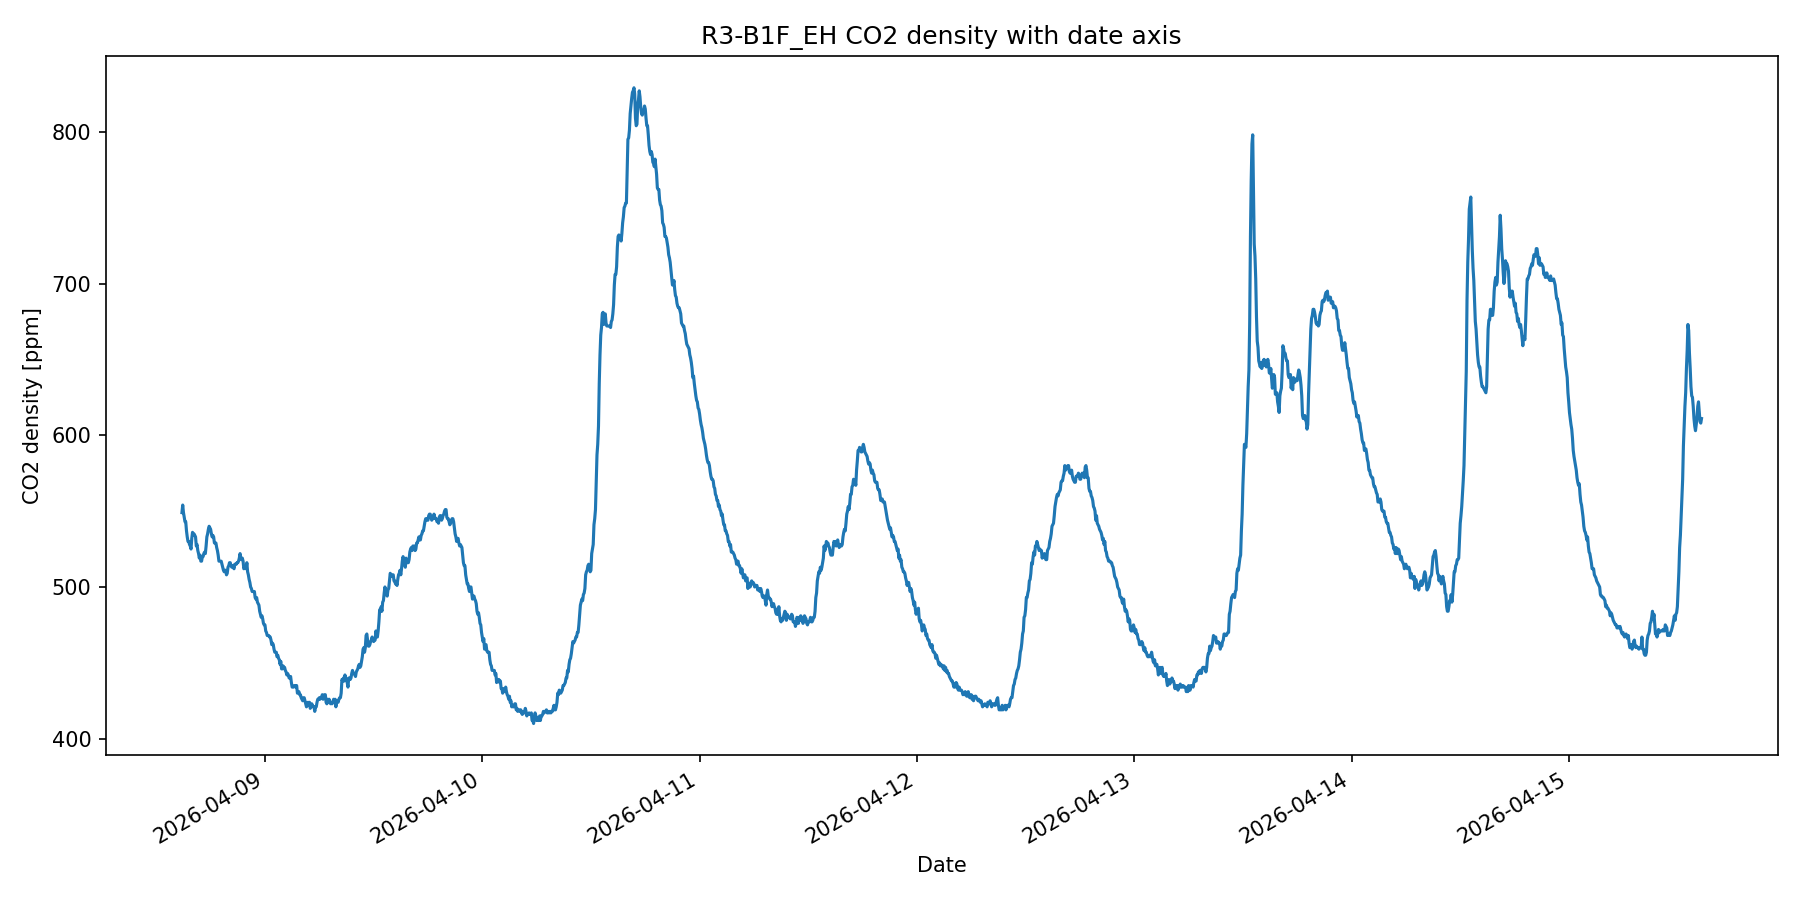

Python code for this plot:
#!/usr/bin/env -S uv run
# /// script
# requires-python = ">=3.11"
# dependencies = [
#   "matplotlib",
#   "numpy",
#   "requests",
# ]
# ///

import csv
import datetime as dt
import os
import time
from pathlib import Path

import matplotlib
import matplotlib.dates as mdates
import matplotlib.pyplot as plt
import numpy as np
import requests


SENSOR_NAME = "Ｒ３ーB１Ｆ_ＥＨ"
PLOT_TITLE = "R3-B1F_EH CO2 density with date axis"
OUTPUT_PATH = Path(__file__).with_name("adv1-1.png")
ENV_PATH = Path(__file__).with_name(".env")
API_URL = "https://airoco.necolico.jp/data-api/day-csv"
DAY_SECONDS = 3600 * 24
FETCH_DAYS = 7


def load_env(path: Path) -> None:
    if not path.exists():
        raise FileNotFoundError(f".env file was not found: {path}")

    for line in path.read_text(encoding="utf-8").splitlines():
        stripped = line.strip()
        if not stripped or stripped.startswith("#") or "=" not in stripped:
            continue

        key, value = stripped.split("=", 1)
        os.environ[key.strip()] = value.strip().strip("\"'")


def fetch_day_csv(
    subscription_key: str,
    id_hash_key: str,
    start_time: int,
) -> list[list[str]]:
    response = requests.get(
        API_URL,
        params={
            "id": id_hash_key,
            "subscription-key": subscription_key,
            "startDate": start_time,
        },
        timeout=30,
    )
    response.raise_for_status()
    return list(csv.reader(response.text.strip().splitlines()))


def main() -> None:
    load_env(ENV_PATH)

    subscription_key = os.environ["SUBSCRIPTION_KEY"]
    id_hash_key = os.environ["ID_HASH_KEY"]

    current_time = int(time.time())
    base_start_time = current_time - DAY_SECONDS * FETCH_DAYS

    sensor_data_by_timestamp: dict[int, float] = {}
    for day_index in range(FETCH_DAYS):
        start_time = base_start_time + DAY_SECONDS * day_index
        raw_data = fetch_day_csv(subscription_key, id_hash_key, start_time)
        for row in raw_data:
            if len(row) < 7 or row[1] != SENSOR_NAME:
                continue

            timestamp = int(float(row[6]))
            sensor_data_by_timestamp[timestamp] = float(row[3])

    if not sensor_data_by_timestamp:
        print("This sensor is not connected")
        return

    sorted_timestamps = sorted(sensor_data_by_timestamp)
    timestamps = np.array(
        [dt.datetime.fromtimestamp(ts) for ts in sorted_timestamps],
        dtype=object,
    )
    date_numbers = np.array(mdates.date2num(timestamps), dtype=float)
    co2_values = np.array(
        [sensor_data_by_timestamp[ts] for ts in sorted_timestamps],
        dtype=float,
    )

    fig, ax = plt.subplots(figsize=(12, 6))
    ax.plot(date_numbers, co2_values, color="tab:blue")
    ax.set_title(PLOT_TITLE)
    ax.set_xlabel("Date")
    ax.set_ylabel("CO2 density [ppm]")
    ax.xaxis_date()
    ax.xaxis.set_major_locator(mdates.DayLocator())
    ax.xaxis.set_major_formatter(mdates.DateFormatter("%Y-%m-%d"))
    fig.autofmt_xdate()
    plt.tight_layout()

    if matplotlib.get_backend().lower().endswith("agg"):
        fig.savefig(OUTPUT_PATH, dpi=150)
        print(f"Saved graph to {OUTPUT_PATH}")
    else:
        plt.show()


if __name__ == "__main__":
    main()
